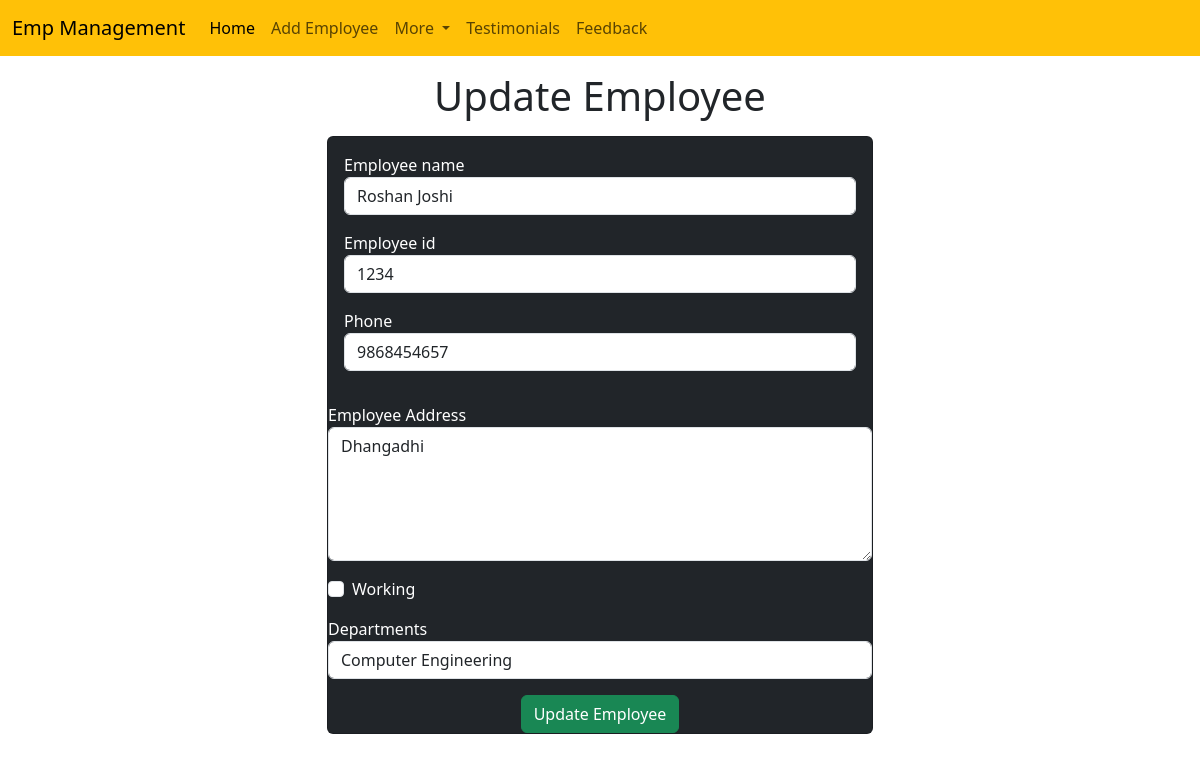
/emp/update-emp/22, run on the app's committed database.
### emp/models.py (models this page shows, shortened)
class Emp(models.Model):
    name=models.CharField(max_length=200)
    emp_id=models.CharField(max_length=200)
    phone=models.CharField(max_length=10)
    address=models.CharField(max_length=150)
    working=models.BooleanField(default=True)
    department=models.CharField(max_length=10)

### emp/views.py (the view)
# urls.py: path('update-emp/<int:emp_id>',update_emp),
def update_emp(request,emp_id):
    emp=Emp.objects.get(pk=emp_id)
    return render(request,"emp/update_emp.html",{'emp':emp})

### templates/emp/update_emp.html (shortened to what this page needs)
<!doctype html>
<html lang="en">
<head>
  <link href="https://cdn.jsdelivr.net/npm/bootstrap@5.3.0-alpha1/dist/css/bootstrap.min.css" rel="stylesheet"
>
</head>
<body>
  {% include 'emp/navbar.html' %}
  <h1 class="text-center my-3">Update Employee</h1>
  <div class="container">
    <div class="row">
      <div class="col-md-6 offset-md-3">
        <div class="card bg-dark text-white">
          <div class="card-body">
            <form action="/emp/do-update-emp/{{emp.id}}" method="POST" >
              <div class="mb-3">
                <label for="name">Employee name</label>
                <input id="name" type="text" class="form-control" placeholder="Enter emp name" name="emp_name" value="{{emp.name}}">
              </div>
              <div class="mb-3">
                <label for="id">Employee id</label>
                <input id="id" type="text" class="form-control" placeholder="Enter emp id" name="emp_id" value="{{emp.emp_id}}">
              </div>
              <div class="mb-3">
                <label for="Phone">Phone</label>
                <input id="Phone" type="text" class="form-control" placeholder="Enter emp Phone" name="emp_phone" value="{{emp.phone}}">
              </div>
              </div>
              <div class="mb-3">
                <label for="address">Employee Address</label>
                <textarea name="emp_address" id="address" rows="5" class="form-control">{{emp.address}}</textarea>
              </div>
              <div class="mb-3 form-check">
                <label for="working">Working</label>
                <input value {% if emp.working %} checked {% endif %} id="working" name="emp_working" type="checkbox" class="form-check-input">
              </div>
              <div class="mb-3">
                <label for="department">Departments</label>
                <select value="{{emp.department}}" name="emp_department" id="department" class="form-control">
                  <option value="CE">Computer Engineering</option>
                </select>
                </div>
                <div class="container text-center">
                <button class="btn btn-success">
                  Update Employee
                </button>
              </div>
          </div>
        </div>
      </div>
    </div>
</body>
</html>

### data on the page
Emp: emp_name "Roshan Joshi", emp_id "1234", emp_phone "9868454657", emp_address "Dhangadhi", emp_department "Computer Engineering"
